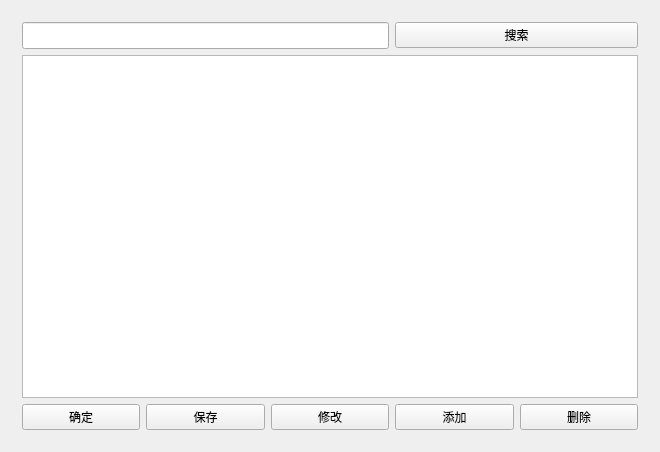
<?xml version="1.0" encoding="UTF-8"?>
<ui version="4.0">
 <class>PointManageClass</class>
 <widget class="QWidget" name="PointManageClass">
  <property name="geometry">
   <rect>
    <x>0</x>
    <y>0</y>
    <width>660</width>
    <height>452</height>
   </rect>
  </property>
  <property name="windowTitle">
   <string>PointManage</string>
  </property>
  <layout class="QGridLayout" name="gridLayout_2">
   <item row="0" column="0">
    <widget class="QWidget" name="widget" native="true">
     <layout class="QGridLayout" name="gridLayout">
      <item row="0" column="0" colspan="3">
       <widget class="QLineEdit" name="lineEdit">
        <property name="minimumSize">
         <size>
          <width>0</width>
          <height>27</height>
         </size>
        </property>
       </widget>
      </item>
      <item row="0" column="3" colspan="2">
       <widget class="QPushButton" name="pushButton_4">
        <property name="styleSheet">
         <string notr="true">font: 12pt &quot;AcadEref&quot;;</string>
        </property>
        <property name="text">
         <string>搜索</string>
        </property>
       </widget>
      </item>
      <item row="1" column="0" colspan="5">
       <widget class="QListWidget" name="listWidget"/>
      </item>
      <item row="2" column="0">
       <widget class="QPushButton" name="pushButton_6">
        <property name="minimumSize">
         <size>
          <width>75</width>
          <height>0</height>
         </size>
        </property>
        <property name="maximumSize">
         <size>
          <width>200</width>
          <height>16777215</height>
         </size>
        </property>
        <property name="styleSheet">
         <string notr="true">font: 12pt &quot;AcadEref&quot;;</string>
        </property>
        <property name="text">
         <string>确定</string>
        </property>
       </widget>
      </item>
      <item row="2" column="1">
       <widget class="QPushButton" name="pushButton_5">
        <property name="minimumSize">
         <size>
          <width>75</width>
          <height>0</height>
         </size>
        </property>
        <property name="maximumSize">
         <size>
          <width>200</width>
          <height>16777215</height>
         </size>
        </property>
        <property name="styleSheet">
         <string notr="true">font: 12pt &quot;AcadEref&quot;;</string>
        </property>
        <property name="text">
         <string>保存</string>
        </property>
       </widget>
      </item>
      <item row="2" column="2">
       <widget class="QPushButton" name="pushButton_3">
        <property name="minimumSize">
         <size>
          <width>75</width>
          <height>0</height>
         </size>
        </property>
        <property name="maximumSize">
         <size>
          <width>200</width>
          <height>16777215</height>
         </size>
        </property>
        <property name="styleSheet">
         <string notr="true">font: 12pt &quot;AcadEref&quot;;</string>
        </property>
        <property name="text">
         <string>修改</string>
        </property>
       </widget>
      </item>
      <item row="2" column="3">
       <widget class="QPushButton" name="pushButton">
        <property name="minimumSize">
         <size>
          <width>75</width>
          <height>0</height>
         </size>
        </property>
        <property name="maximumSize">
         <size>
          <width>200</width>
          <height>16777215</height>
         </size>
        </property>
        <property name="styleSheet">
         <string notr="true">font: 12pt &quot;AcadEref&quot;;</string>
        </property>
        <property name="text">
         <string>添加</string>
        </property>
       </widget>
      </item>
      <item row="2" column="4">
       <widget class="QPushButton" name="pushButton_2">
        <property name="minimumSize">
         <size>
          <width>75</width>
          <height>0</height>
         </size>
        </property>
        <property name="maximumSize">
         <size>
          <width>200</width>
          <height>16777215</height>
         </size>
        </property>
        <property name="styleSheet">
         <string notr="true">font: 12pt &quot;AcadEref&quot;;</string>
        </property>
        <property name="text">
         <string>删除</string>
        </property>
       </widget>
      </item>
     </layout>
    </widget>
   </item>
  </layout>
 </widget>
 <layoutdefault spacing="6" margin="11"/>
 <resources>
  <include location="PointManage.qrc"/>
 </resources>
 <connections/>
</ui>
